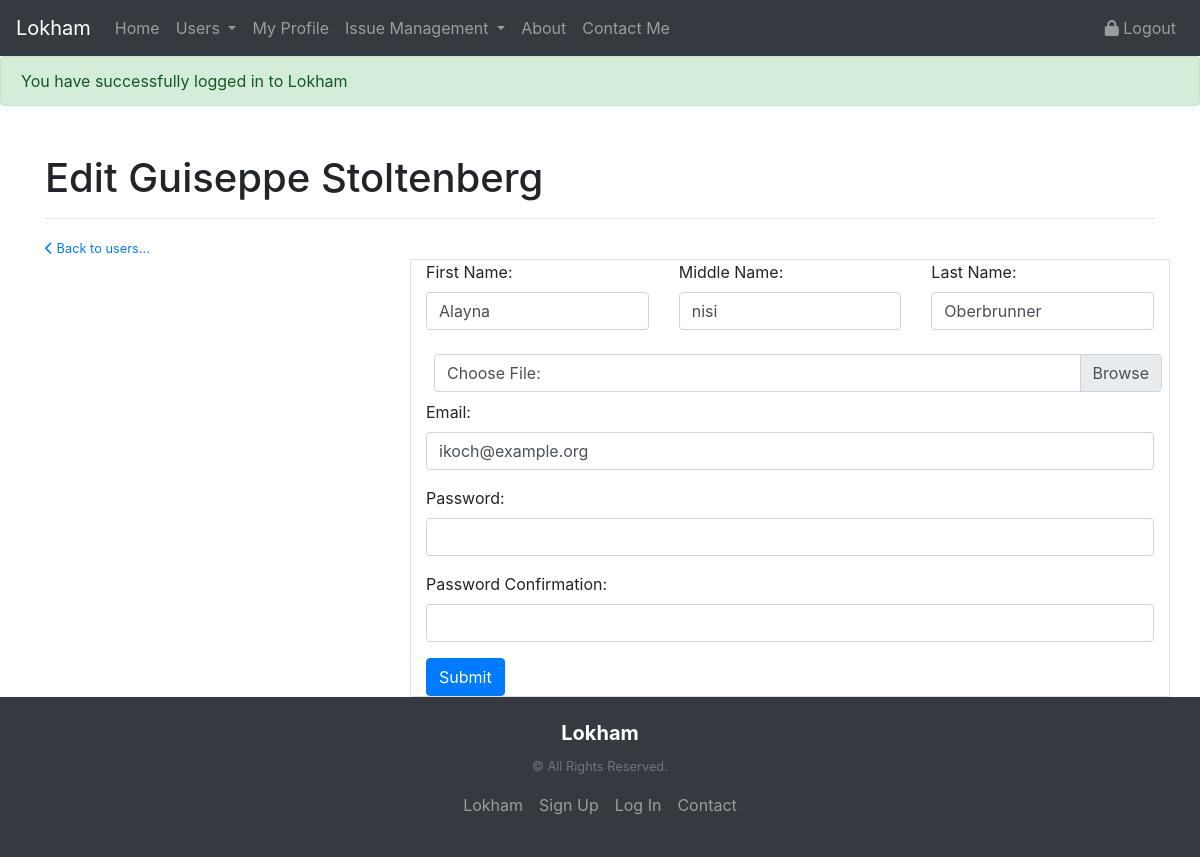
/users/edit.php?id=2 (signed in), run on the app's committed database.
### tables this page shows
CREATE TABLE IF NOT EXISTS `users` (
  `id` INT NOT NULL AUTO_INCREMENT,
  `first_name` VARCHAR(25) NOT NULL DEFAULT '',
  `last_name` VARCHAR(25) NOT NULL DEFAULT '',
  `middle_name` VARCHAR(25) NULL DEFAULT '',
  `profile_image` VARCHAR(255) NULL,
  `phone` VARCHAR(16) NULL,
  `email` VARCHAR(255) NOT NULL,
  `password` VARCHAR(255) NOT NULL,
  `role` ENUM('admin', 'general') NOT NULL DEFAULT 'general',
  `created_at` TIMESTAMP NULL DEFAULT CURRENT_TIMESTAMP,
  `updated_at` TIMESTAMP NULL DEFAULT CURRENT_TIMESTAMP ON UPDATE CURRENT_TIMESTAMP,
  PRIMARY KEY (`id`));

### users/_form.php (the view, shortened to what this page needs)
<?php include_once('../_config.php');
$form_data = $form_data ?? null;
?>
<form action="<?= $_action ?? base_path . "/users/create.php" ?>" method="post" enctype="multipart/form-data">
  <div class="row">
    <div class="form-group col">
      <label for="first_name">First Name:</label>
      <input type="text" class="form-control" id="first_name" name="first_name" placeholder="Enter First Name"  value="<?= $form_data['first_name'] ?? null ?>">
    </div>
    <div class="form-group col">
      <label for="first_name">Middle Name:</label>
      <input type="text" class="form-control" id="middle_name" name="middle_name" placeholder="Enter Middle Name"  value="<?= $form_data['middle_name'] ?? null ?>">
    </div>
    <div class="form-group col">
      <label for="last_name">Last Name:</label>
      <input type="text" class="form-control" id="last_name" name="last_name" placeholder="Enter Last Name"  value="<?= $form_data['last_name'] ?? null ?>">
    </div>
  </div>
  <div class="custom-file m-2">
      <label for="uploads" class="custom-file-label">Choose File:</label>
  </div>
  <div class="form-group">
    <label for="email">Email:</label>
    <input type="text" class="form-control" id="email" name="email" placeholder="Enter Email" value="<?= $form_data['email'] ?? null ?>">
  </div>
  <div class="form-group">
    <label for="password">Password:</label>
    <input type="password" class="form-control" id="password" name="password">
  </div>
  <div class="form-group">
    <label for="password_confirmation">Password Confirmation:</label>
    <input type="password" class="form-control" id="password_confirmation" name="password_confirmation">
  </div>
  <button class="btn btn-primary" type="submit">Submit</button>
</form>

### data on the page
users: first_name "Alayna", middle_name "nisi", last_name "Oberbrunner", email "ikoch@example.org"

### other printed values
$message "You have successfully logged in to Lokham"
$_title "Edit Guiseppe Stoltenberg"
